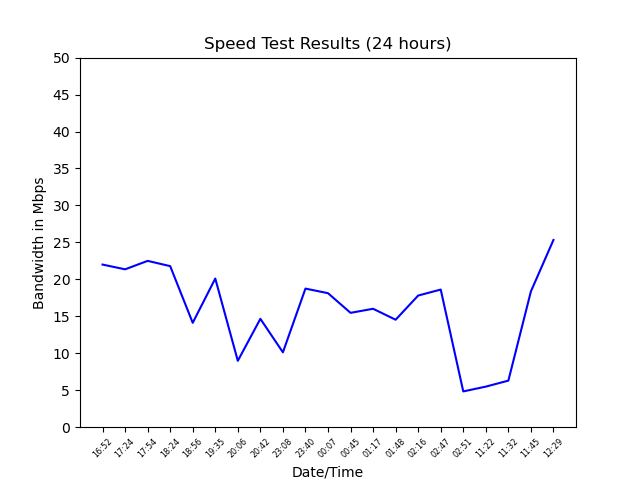

The script that drew this image:

import speedtest as st
import pandas as pd
import datetime as dt
import schedule
import time
import sys
import csv
import matplotlib.pyplot as plt
from matplotlib import dates, rcParams

def get_new_speeds():
    speed_test = st.Speedtest()
    speed_test.get_best_server()

    # Get ping (miliseconds)
    ping = speed_test.results.ping
    # Perform download and upload speed tests (bits per second)
    download = speed_test.download()
    upload = speed_test.upload()

    # Convert download and upload speeds to megabits per second
    download_mbs = round(download / (10**6), 2)
    upload_mbs = round(upload / (10**6), 2)
    ping=float("{:.2f}".format(ping))
    return (ping, download_mbs, upload_mbs)

def update_csv(internet_speeds):
    # Get today's date in the form Month Day, Year Hour:Min:Sec
    date_today = dt.datetime.today().strftime("%B %d, %Y %H:%M")
    # File with the dataset
    csv_file_name = "int_speed.csv"

    # Load the CSV to update
    try:
        csv_dataset = pd.read_csv(csv_file_name, index_col="Date")
    # If there's an error, assume the file does not exist and create\
    # the dataset from scratch
    except:
        csv_dataset = pd.DataFrame(
            list(),
            columns=["Ping", "Download", "Upload"]
        )

    # Create a one-row DataFrame for the new test results
    results_df = pd.DataFrame(
        [[ internet_speeds[0], internet_speeds[1], internet_speeds[2] ]],
        columns=["Ping", "Download", "Upload"],
        index=[date_today]
    )

    updated_df = csv_dataset.append(results_df, sort=False)

    updated_df\
        .loc[~updated_df.index.duplicated(keep="last")]\
        .to_csv(csv_file_name, index_label="Date")

def end_sched():
    schedule.clear()
    speed=pd.read_csv('int_speed.csv')
    maxi=speed['Date'][speed.Download==speed.Download.max()]
    opt=pd.to_datetime(maxi)
    opt=opt.dt.round('30min')
    hr=hr=dt.timedelta(hours=1)
    opt1=opt+hr
    print('Optimum time to use:', opt.dt.time.to_string(index=False), 'to', opt1.dt.time.to_string(index=False))
    plot_file_name = 'bandwidth.png'
    create_plot(plot_file_name)
    sys.exit()

def create_plot(plot_file_name):
  speeds = pd.read_csv('int_speed.csv')
  speeds=speeds[-48:]  
  make_plot_file(speeds, plot_file_name)

def make_plot_file(speeds, file_plot_name):
  rcParams['xtick.labelsize'] = 'xx-small'
  plt.plot(speeds['Date'],speeds['Download'], 'b-')
  plt.title('Speed Test Results (24 hours)')
  plt.ylabel('Bandwidth in Mbps')
  plt.xlabel('Date/Time')
  plt.xticks(rotation='45')
  plt.show()

def code():
    new_speeds = get_new_speeds()
    update_csv(new_speeds)

schedule.every().minute.do(code)
schedule.every().minute.do(end_sched)
while True:   
    # Checks whether a scheduled task  
    # is pending to run or not 
    schedule.run_pending() 
    time.sleep(1)
